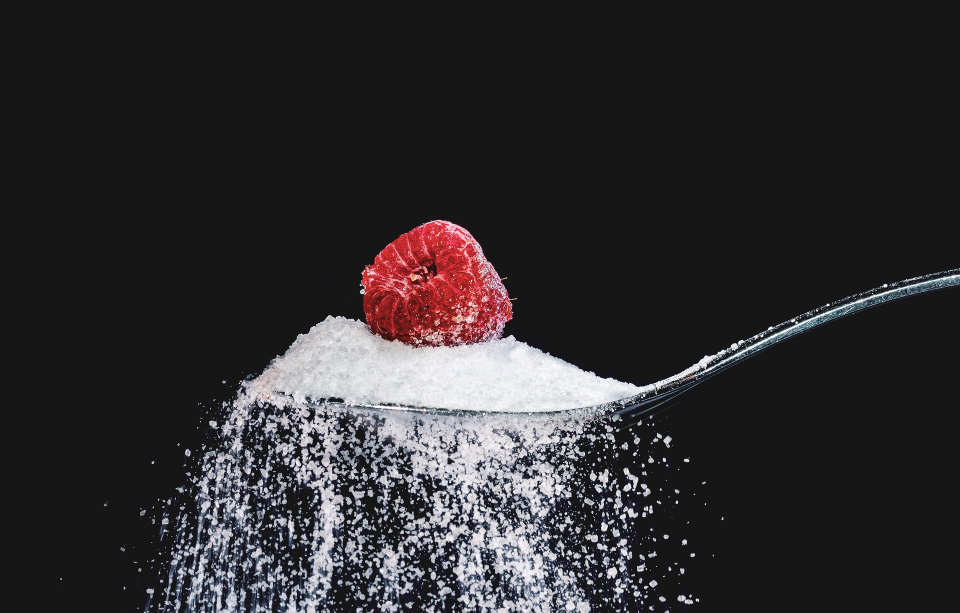
#> input picture GadiHermanWork/Data/img1.jpg, 1920 x 1225 px, found by its file name (shown at 1/2 size)
$ python lesson1.py
#> lines starting #> are read from the running program, lines starting #| are printed output that depends on the picture; after the words box and inside, x2 and y2 are one past the last pixel; in counts of white or black regions, pixels touching at a corner belong together
import matplotlib.pyplot as plt
import numpy as np
from PIL import Image
import time


# Lesson 1 class Ex 1
def L1_Ex1():
    x = np.zeros(30)
    y1 = np.zeros(30)
    y2 = np.zeros(30)

    for i in range(0, 30):
        x[i] = i
        y1[i] = i ** 2
        y2[i] = i ** 3
    print(x)
    print(y1)
    print(y2)
    plt.plot(x, y1, 'r--')
    plt.plot(x, y2, 'g^')
    plt.xlabel('x')
    plt.ylabel('y')
    plt.yscale('log')
    plt.show()
#> figure, not shown here; curve peaks at x = 29, y = 841; curve peaks at x = 29, y = 24389

# Lesson 1 class Ex 2
def L1_Ex2():
    x = np.arange(-30,30)
    y = np.zeros(60)
    y = x**2
    print(x)
    print(y)
    plt.plot(x, y, 'r')
    plt.xlabel('x')
    plt.ylabel('y')
    plt.show()
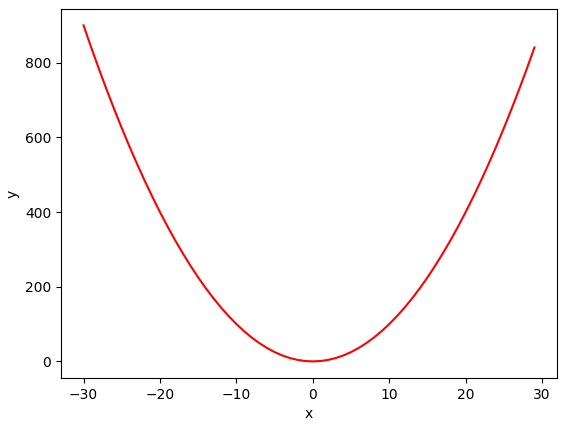
#> figure drawn by matplotlib, 1 panel; curve peaks at x = -30, y = 900

# Lesson 1 class Ex 3
def L1_Ex3():
    t = np.arange(0,0.004,0.00001)
    y1 = 5 + np.sin(2*np.pi*500*t)
    y2 = 5 * np.sin(2*np.pi*1000*t)

    plt.plot(t, y1)
    plt.plot(t, y2)
    plt.xlabel('t')
    plt.ylabel('y')
    plt.show()
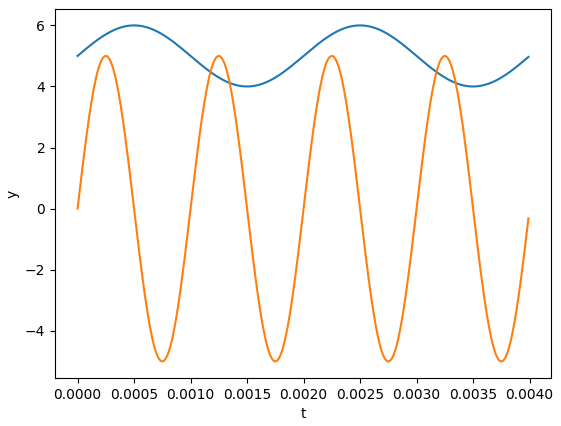
#> figure drawn by matplotlib, 1 panel; curve peaks at x = 0.0005, y = 6; curve peaks at x = 0.00025, y = 5


# Lesson 1 class Ex 4
def L1_Ex4():
    x = np.arange(-20,20)
    y1 = 10*x + 6
    y2 = 2*x**2+2*x-100
    plt.plot(x, y1)
    plt.plot(x, y2)
    plt.xlabel('x')
    plt.ylabel('y')
    plt.show()
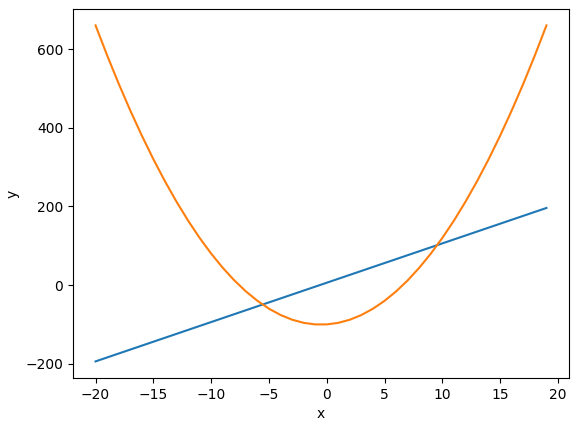
#> figure drawn by matplotlib, 1 panel; curve peaks at x = 19, y = 196; curve peaks at x = -20, y = 660

# Lesson 1 class Ex 5
def L1_Ex5():
    sum=0
    x1 = []
    x2 = np.zeros(1000000)

    for i in range(1000000):
        x1.append(i)
    for i in range(1000000):
        x2[i] = i

    print ("List")
    startTime = time.time()

    for i in range(len(x1)):
        x1[i] *= 5

    endTime = time.time()
    print("Time elapsed:" , (endTime - startTime) , "seconds")

    print ("NumPy")
    startTime = time.time()
    x2 *= 5
    endTime = time.time()
    print("Time elapsed:" , (endTime - startTime) , "seconds")

    print (x1[1])
    print (x2[1])

# Lesson 1 class Ex 6
def L1_Ex6():
    size = 5
    m = np.ones((5,5))
    print (m)
    print()

    m[1:-1,1:-1] = 0
    print ( m )

# Lesson 1 class Ex 7
def L1_Ex7():
    a1 = np.random.randint(10,size=[5])
    a2 = np.random.randint(10,size=[7])
    a3 = []
    for x in a1:
        if (x in a2):
            a3.append(x)

    print (a1)
    print (a2)
    print (a3)

# Lesson 1 class Ex 8
def L1_Ex8():
    a = np.array([1,3, 11,12,21,22,2,4,  3, 14, 1, 24])

    a1 = a.reshape(2,3,2)
    print (a)

    print(a1)
    print(a1*2)
    print(a1+10)

# Lesson 1 class Ex 9
def L1_Ex9():
    x1 = np.array([ [1] , [2] , [3] , [4] , [5 ], [6 ] ])
    x2 = np.array([ [7] , [8] , [9] , [10] ,[11], [12] ])
    x3 = np.array([ [13], [14], [15], [16], [17], [18] ])

    x_all = np.concatenate((x1,x2, x3), axis =0)

    print (x_all)
    xa = x_all.reshape(3,len(x1))
    print()
    xb = [] #np.array(len(x_all))
    for i in range(len(x1)):
        xb.append (xa[:,i] )
    xb = np.array(xb)
    print (xb)
    print()
    print (xb[:3])
    print()
    x1 = np.array([ [1] , [2] , [3] , [4] , [5 ], [6 ] ])
    x2 = np.array([ [7] , [8] , [9] , [10] ,[11], [12] ])
    x3 = np.array([ [13], [14], [15], [16], [17], [18] ])
    x_m = np.array([x1,x2,x3])

    print(x_m)
    xc = x_all.reshape(2,3,3)
    print()
    print (xc)

# Lesson 1 class Ex 10
def L1_Ex10():
    pic = np.ndarray(shape=(100,100,3), dtype = np.uint8)
    pic[0:50, 0:50] = [255, 0, 0]
    pic[0:50, -50:] = [0, 255, 0]
    pic[-50:, 0:50] = [0, 0, 255]
    pic[-50:, -50:] = [255, 255, 255]

    plt.imshow(pic, interpolation='nearest')
    plt.show()
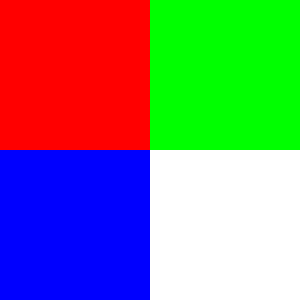
#> shown: shape (100, 100, 3) (shown 3 times larger); mean R, G, B 127.5, 127.5, 127.5


# Lesson 1 class Ex 11
def L1_Ex11():
    # plain picture
    img = Image.open("data/img1.jpg")
#> img is the input picture: PIL image 1920x1225 RGB; mean R, G, B 48, 45.8, 47.8
    img.load()
    img.show()

    # Gray scale
    # weighted average for nice gray-like results
    data = np.array(img,dtype=np.uint8)
    data=data[:,:,0]*0.3+data[:,:,1]*0.59+data[:,:,2]*0.11
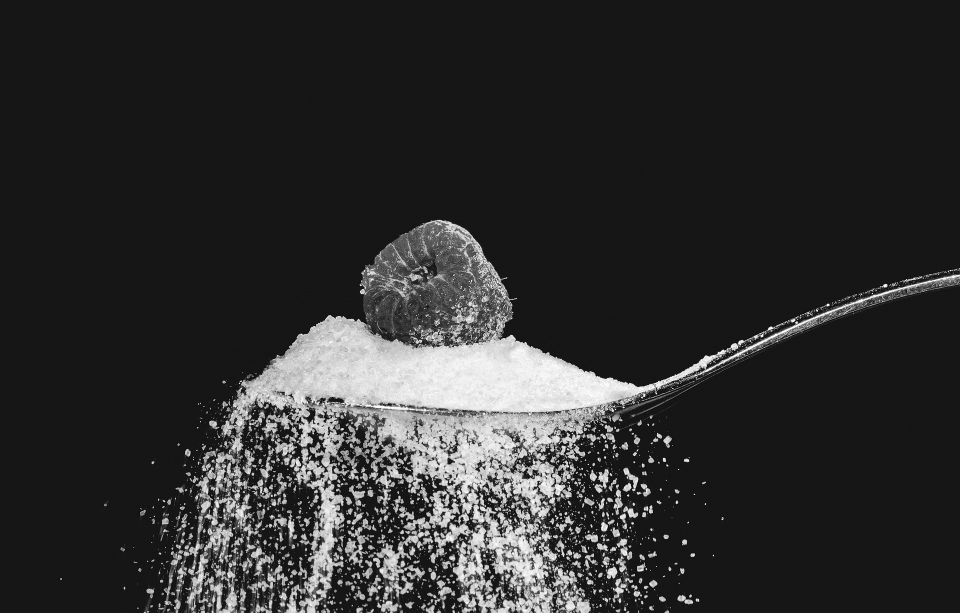
#> data: shape (1225, 1920) float64 (shown at 1/2 size); min 0, max 255, mean 46.7
    img1 = Image.fromarray(data)
    img1.show()

    # Black and White
    # Turn into boolean values (1,0)
    data=data>128
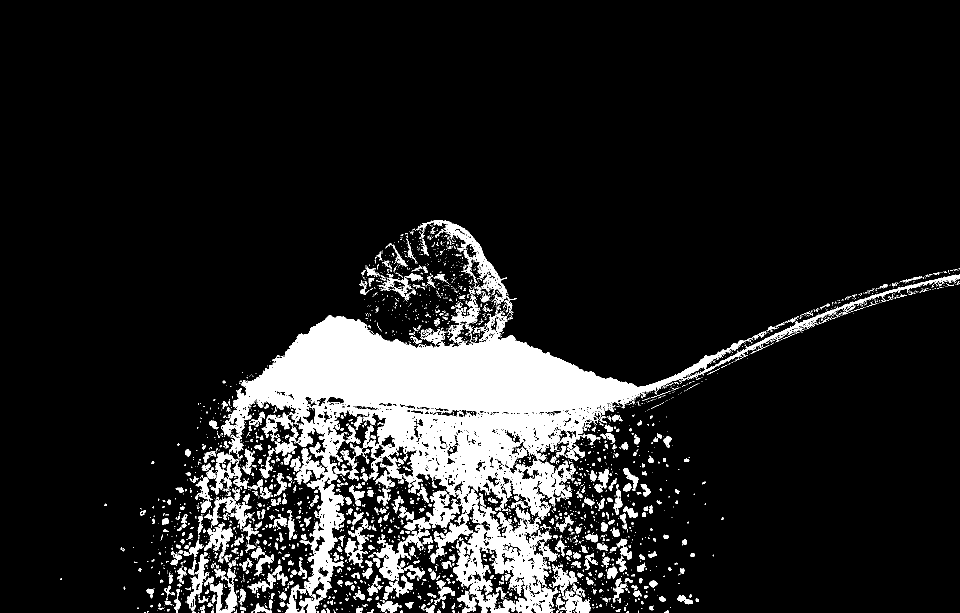
#> data: shape (1225, 1920) bool (shown at 1/2 size); 12.1% white; 3209 white regions (2595 under 20 px), largest, box (x1, y1, x2, y2) and area: (442, 549, 1920, 1225) 190229, (835, 440, 1034, 629) 4326, (807, 981, 920, 1061) 3004
    img2 = Image.fromarray(data)
    img2.show()

# Lesson 1 class Ex 12
def L1_Ex12():
    pic = np.ndarray(shape=(100,200,3), dtype = np.uint8)
    pic[:, :] = [255, 0, 0]
    pic[25:75, 25:75] = [0, 0, 255]
    pic[:25, 125:175] = [0, 0, 255]
    pic[75:, 125:175] = [0, 0, 255]
    pic[:, 100:125] = [0, 0, 255]
    pic[:, 175:] = [0, 0, 255]

    plt.imshow(pic, interpolation='nearest')
    plt.show()
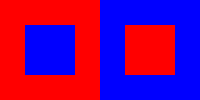
#> shown: shape (100, 200, 3); mean R, G, B 127.5, 0, 127.5


L1_Ex1()
L1_Ex2()
L1_Ex3()
L1_Ex4()
L1_Ex5()
L1_Ex6()
L1_Ex7()
L1_Ex8()
L1_Ex9()
L1_Ex10()
L1_Ex11()
L1_Ex12()
